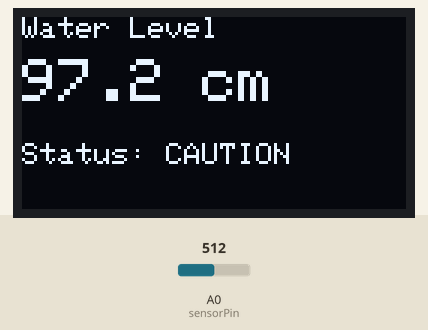
Simulated run of this sketch. Board: ESP8266 (NodeMCU). Shown: 128×64 one-colour display. The test bench sets the inputs (shaded band); at power-on: A0 (sensorPin) = 512. WiFi joins after 1.5 s; servers stay silent unless stated; uploads are accepted with an empty reply; what the sketch prints to the serial monitor is not drawn.

Above: at 2.7 s.
2.8 s: A0 (sensorPin) set to 602
At 3.1 s:
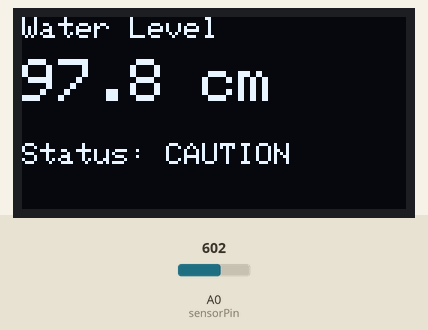
4.5 s: A0 (sensorPin) set to 628
At 5.7 s:
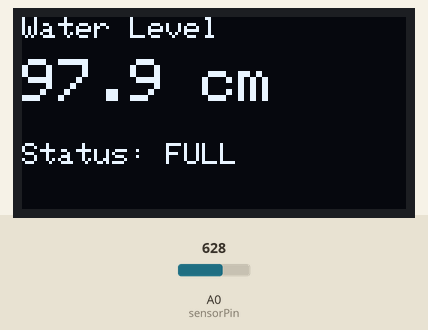
6.7 s: A0 (sensorPin) set to 0
At 8.2 s:
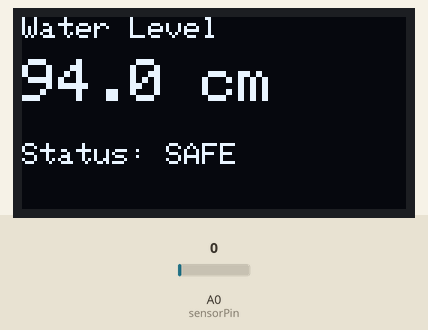
9.2 s: A0 (sensorPin) set to 38
At 10.8 s:
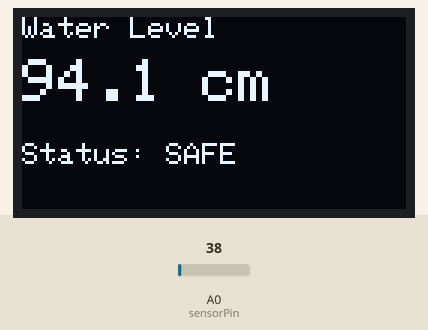
11.6 s: A0 (sensorPin) set to 43
At 13.3 s:
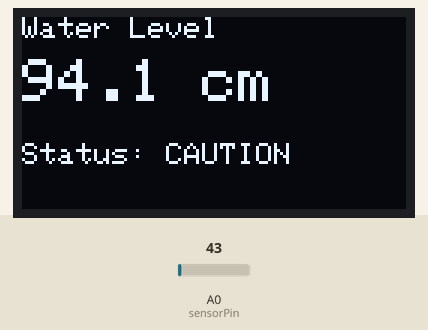
Timing chart, 0 to 14.8 s (numbered marks = the images above; inputs shaded):
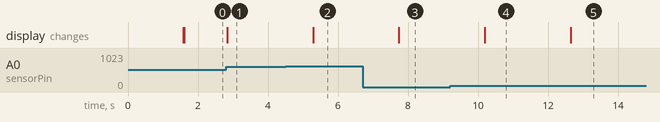

The sketch:

water-sensor.ino
```cpp
#include <Wire.h>
#include <ESP8266WiFi.h>
#include <ESP8266HTTPClient.h>
#include <Adafruit_GFX.h>
#include <Adafruit_SSD1306.h>

/**
 * OLED Configurations
 * - SCREEN_WIDTH: OLED display width, in pixels
 * - SCREEN_HEIGHT: OLED display height, in pixels
 * - OLED_RESET: Reset pin (or -1 if sharing Arduino reset pin)
 * - OLED_ADDR: I2C address of the OLED display
*/

#define SCREEN_WIDTH 128
#define SCREEN_HEIGHT 64
#define OLED_RESET -1
#define OLED_ADDR 0x3C

Adafruit_SSD1306 display(SCREEN_WIDTH, SCREEN_HEIGHT, &Wire, OLED_RESET);

/**
 * Sensor and Tank Configurations
 * - sensorPin: Analog pin connected to the water sensor
 * - Rdry: Resistance value when the sensor is dry
 * - Rwet: Resistance value when the sensor is wet
 * - tankHeightCM: Total height of the water tank in centimeters
 * - sensorLength: Length of the sensor's sensing area in centimeters
 */

const int sensorPin = A0;

// Calibration values
const float Rdry = 20.0;
const float Rwet = 640.0;

// Tank and sensor parameters
const float tankHeightCM = 100.0;
const float sensorLength = 4.0; // Sensing area of sensor (cm)
const float H_offset = 94.0;   // tankHeight - TotalSensorLength = 100 - 6

/**
 * WiFi and Server Configurations
 * - ssid: WiFi network name
 * - password: WiFi network password
 * - serverURL: URL of the server endpoint to send water level data
 */

const char* ssid = "F206";
const char* password = "11112222";
const char* serverURL = "http://192.168.20.195:6969/update.php";

/**
 * Setup function ->
 */

void setup() {

  Serial.begin(9600);
  Wire.begin();

  if (!display.begin(SSD1306_SWITCHCAPVCC, OLED_ADDR)) {
    Serial.println("OLED not found");
    while (1);
  }

  display.clearDisplay();
  display.setTextSize(1);
  display.setTextColor(SSD1306_WHITE);
  display.setCursor(0, 0);
  display.println("Starting...");
  display.display();

  // Start WiFi connection
  WiFi.begin(ssid, password);
  Serial.print("Connecting WiFi");

  unsigned long startTime = millis();

  while (WiFi.status() != WL_CONNECTED && millis() - startTime < 15000) {
    delay(500);
    Serial.print(".");
  }

  display.clearDisplay();

  if (WiFi.status() == WL_CONNECTED) {
    display.println("WiFi OK");
    display.println(WiFi.localIP());
  } else {
    display.println("WiFi FAIL");
  }

  display.display();
}

/**
 * Main loop function ->
 * 1. Reads raw sensor value
 * 2. Normalizes the value to a 0-1 range
 * 3. Calculates the sensor region and actual water height
 * 4. Determines the water level status (SAFE, CAUTION, FULL)
 * 5. Updates the OLED display with water level and status
 * 6. Logs the data to the serial monitor
 * 7. Sends the data to the server if WiFi is connected
 * 8. Delays for 1 second before the next reading
 */

void loop() {

  int rawValue = analogRead(sensorPin);

  // Normalize
  float N = (rawValue - Rdry) / (Rwet - Rdry);

  if (N < 0) N = 0;
  if (N > 1) N = 1;

  // Init Sensor Region
  float Lsensor = N * sensorLength;

  // Get actual water height in cm
  float waterCM = H_offset + Lsensor;

  // Status logics
  String state;

  if (rawValue <= Rdry + 20) {
    state = "SAFE";        // No water touching sensor
  }
  else if (rawValue > Rdry + 20 && rawValue < Rwet - 20) {
    state = "CAUTION";     // Water touching sensor
  }
  else if (rawValue >= Rwet - 20) {
    state = "FULL";        // Near full
  }

  // Start OLED display update ->
  display.clearDisplay();

  display.setTextSize(1);
  display.setCursor(0, 0);
  display.println("Water Level");

  display.setTextSize(2);
  display.setCursor(0, 14);
  display.print(waterCM, 1);
  display.println(" cm");

  display.setTextSize(1);
  display.setCursor(0, 42);
  display.print("Status: ");
  display.println(state);

  display.display();

  // Logs ->
  Serial.print("Raw: ");
  Serial.print(rawValue);
  Serial.print(" | N: ");
  Serial.print(N);
  Serial.print(" | Lsensor: ");
  Serial.print(Lsensor);
  Serial.print(" | Water: ");
  Serial.print(waterCM);
  Serial.print(" cm | ");
  Serial.println(state);

  // Send data to server ->
  if (WiFi.status() == WL_CONNECTED) {

    WiFiClient client;
    HTTPClient http;

    String url = String(serverURL) +
                 "?cm=" + String(waterCM, 1) +
                 "&status=" + state;

    http.begin(client, url);
    http.GET();
    http.end();
  }

  delay(1000);
}
```

Measured:
- the behaviour switches between 619 and 620 on A0 (sensorPin) (found by bisection; images 1 and 2)
- the behaviour switches between 40 and 41 on A0 (sensorPin) (found by bisection; images 4 and 5)
- after the input at 2.8 s, the display: changes at once (image 1)
- after the input at 4.5 s, the display: changes after 0.79 s (image 2)
- after the input at 6.7 s, the display: changes after 1.0 s (image 3)
- after the input at 9.2 s, the display: changes after 0.99 s (image 4)
- after the input at 11.6 s, the display: changes after 1.0 s (image 5)
